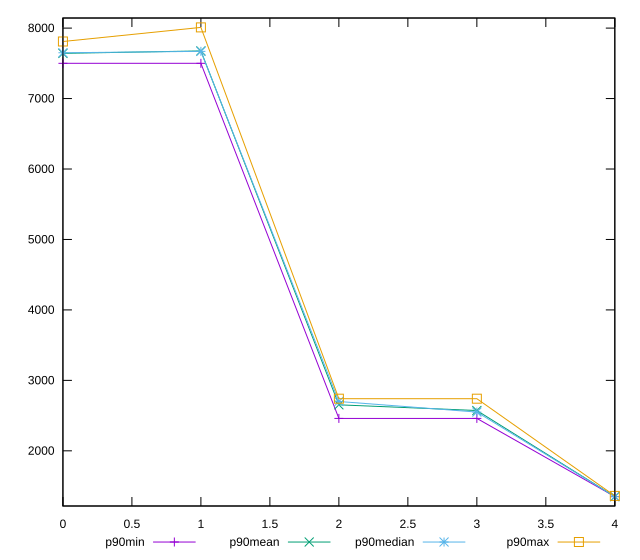

Here is the gnuplot script that generated this plot:
reset

$p90Min <<EOF
0 7500
1 7500
2 2460
3 2460
4 1350
EOF

$p90Mean <<EOF
0 7641.276595744681
1 7676.276595744681
2 2652.978723404255
3 2571.7021276595747
4 1350.212765957447
EOF

$p90Median <<EOF
0 7650
1 7670
2 2700
3 2550
4 1350
EOF

$p90Max <<EOF
0 7810
1 8010
2 2740
3 2740
4 1360
EOF

set key outside below
set xrange [0:4]
set yrange [1216.8:8143.2]
set trange [1216.8:8143.2]
set terminal svg size 640, 560 enhanced background rgb 'white'
set output "report_00018_2021-02-10T15-25-16.877Z/uses-text-compression/progression/value.svg"

plot $p90Min title "p90min" with linespoints, \
     $p90Mean title "p90mean" with linespoints, \
     $p90Median title "p90median" with linespoints, \
     $p90Max title "p90max" with linespoints

reset
